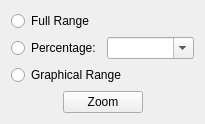
<?xml version="1.0" encoding="UTF-8"?>
<ui version="4.0">
 <class>ZoomWidgetClass</class>
 <widget class="QWidget" name="ZoomWidgetClass">
  <property name="geometry">
   <rect>
    <x>0</x>
    <y>0</y>
    <width>205</width>
    <height>121</height>
   </rect>
  </property>
  <property name="windowTitle">
   <string>Zoom</string>
  </property>
  <layout class="QVBoxLayout" name="verticalLayout">
   <item>
    <widget class="QRadioButton" name="neutralRadioButton">
     <property name="text">
      <string>Full Range</string>
     </property>
    </widget>
   </item>
   <item>
    <layout class="QHBoxLayout" name="horizontalLayout">
     <item>
      <widget class="QRadioButton" name="percentageRadioButton">
       <property name="text">
        <string>Percentage:</string>
       </property>
      </widget>
     </item>
     <item>
      <widget class="QComboBox" name="percentageComboBox">
       <property name="editable">
        <bool>true</bool>
       </property>
      </widget>
     </item>
    </layout>
   </item>
   <item>
    <widget class="QRadioButton" name="rangeRadioButton">
     <property name="text">
      <string>Graphical Range</string>
     </property>
    </widget>
   </item>
   <item>
    <layout class="QHBoxLayout" name="horizontalLayout_2">
     <item>
      <spacer name="horizontalSpacer">
       <property name="orientation">
        <enum>Qt::Horizontal</enum>
       </property>
       <property name="sizeHint" stdset="0">
        <size>
         <width>40</width>
         <height>20</height>
        </size>
       </property>
      </spacer>
     </item>
     <item>
      <widget class="QPushButton" name="zoomButton">
       <property name="text">
        <string>Zoom</string>
       </property>
      </widget>
     </item>
     <item>
      <spacer name="horizontalSpacer_2">
       <property name="orientation">
        <enum>Qt::Horizontal</enum>
       </property>
       <property name="sizeHint" stdset="0">
        <size>
         <width>40</width>
         <height>20</height>
        </size>
       </property>
      </spacer>
     </item>
    </layout>
   </item>
  </layout>
 </widget>
 <layoutdefault spacing="6" margin="11"/>
 <resources/>
 <connections/>
</ui>
